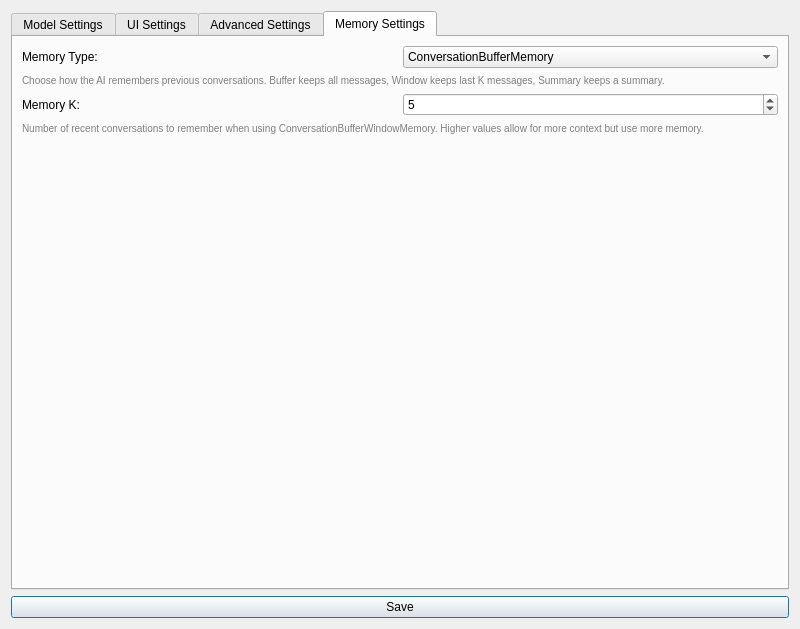
<?xml version="1.0" encoding="UTF-8"?>
<ui version="4.0">
 <class>SettingsDialog</class>
 <widget class="QDialog" name="SettingsDialog">
  <property name="geometry">
   <rect>
    <x>0</x>
    <y>0</y>
    <width>800</width>
    <height>629</height>
   </rect>
  </property>
  <property name="windowTitle">
   <string>Settings</string>
  </property>
  <layout class="QGridLayout" name="gridLayout_main">
   <item row="3" column="0">
    <widget class="QPushButton" name="save_button">
     <property name="text">
      <string>Save</string>
     </property>
    </widget>
   </item>
   <item row="1" column="0">
    <widget class="QTabWidget" name="tabs">
     <property name="currentIndex">
      <number>3</number>
     </property>
     <widget class="QWidget" name="model_tab">
      <attribute name="title">
       <string>Model Settings</string>
      </attribute>
      <layout class="QGridLayout" name="gridLayout_model">
       <item row="0" column="0">
        <layout class="QGridLayout" name="gridLayout_temperature">
         <item row="0" column="0">
          <widget class="QLabel" name="temperature_label">
           <property name="text">
            <string>Temperature:</string>
           </property>
          </widget>
         </item>
         <item row="0" column="1">
          <widget class="QDoubleSpinBox" name="temperature">
           <property name="minimum">
            <double>0.000000000000000</double>
           </property>
           <property name="maximum">
            <double>2.000000000000000</double>
           </property>
           <property name="singleStep">
            <double>0.100000000000000</double>
           </property>
           <property name="value">
            <double>0.800000000000000</double>
           </property>
          </widget>
         </item>
         <item row="2" column="0" colspan="2">
          <widget class="QLabel" name="temperature_explanation">
           <property name="styleSheet">
            <string>font-size: 10px; color: gray;</string>
           </property>
           <property name="text">
            <string>Controls randomness in output. Higher values (e.g., 0.8) make output more random, lower values (e.g., 0.2) make it more focused and deterministic.</string>
           </property>
           <property name="wordWrap">
            <bool>true</bool>
           </property>
          </widget>
         </item>
        </layout>
       </item>
       <item row="1" column="0">
        <layout class="QGridLayout" name="gridLayout_num_ctx">
         <item row="0" column="0">
          <widget class="QLabel" name="num_ctx_label">
           <property name="text">
            <string>Context Length:</string>
           </property>
          </widget>
         </item>
         <item row="0" column="1">
          <widget class="QSpinBox" name="num_ctx">
           <property name="minimum">
            <number>1</number>
           </property>
           <property name="maximum">
            <number>8192</number>
           </property>
           <property name="value">
            <number>2048</number>
           </property>
          </widget>
         </item>
         <item row="2" column="0" colspan="2">
          <widget class="QLabel" name="num_ctx_explanation">
           <property name="styleSheet">
            <string>font-size: 10px; color: gray;</string>
           </property>
           <property name="text">
            <string>The maximum number of tokens the model considers. Larger values allow for more context but may slow down the model.</string>
           </property>
           <property name="wordWrap">
            <bool>true</bool>
           </property>
          </widget>
         </item>
        </layout>
       </item>
       <item row="2" column="0">
        <layout class="QGridLayout" name="gridLayout_max_tokens">
         <item row="0" column="0">
          <widget class="QLabel" name="max_tokens_label">
           <property name="text">
            <string>Max Tokens:</string>
           </property>
          </widget>
         </item>
         <item row="0" column="1">
          <widget class="QSpinBox" name="max_tokens">
           <property name="minimum">
            <number>1</number>
           </property>
           <property name="maximum">
            <number>4096</number>
           </property>
           <property name="value">
            <number>256</number>
           </property>
          </widget>
         </item>
         <item row="3" column="0" colspan="2">
          <widget class="QLabel" name="max_tokens_explanation">
           <property name="styleSheet">
            <string>font-size: 10px; color: gray;</string>
           </property>
           <property name="text">
            <string>The maximum number of tokens to generate in the response. Higher values allow for longer responses but may increase processing time.</string>
           </property>
           <property name="wordWrap">
            <bool>true</bool>
           </property>
          </widget>
         </item>
        </layout>
       </item>
       <item row="3" column="0">
        <layout class="QGridLayout" name="gridLayout_system_prompt">
         <item row="0" column="0">
          <widget class="QLabel" name="system_prompt_label">
           <property name="text">
            <string>System Prompt:</string>
           </property>
          </widget>
         </item>
         <item row="1" column="0">
          <widget class="QTextEdit" name="system_prompt">
           <property name="sizePolicy">
            <sizepolicy hsizetype="Expanding" vsizetype="Preferred">
             <horstretch>0</horstretch>
             <verstretch>0</verstretch>
            </sizepolicy>
           </property>
           <property name="placeholderText">
            <string>Enter system prompt here...</string>
           </property>
          </widget>
         </item>
         <item row="2" column="0">
          <widget class="QLabel" name="system_prompt_explanation">
           <property name="styleSheet">
            <string>font-size: 10px; color: gray;</string>
           </property>
           <property name="text">
            <string>Initial prompt to set the context or behavior for the AI. Use this to guide the AI's responses or set a specific role.</string>
           </property>
           <property name="wordWrap">
            <bool>true</bool>
           </property>
          </widget>
         </item>
        </layout>
       </item>
      </layout>
     </widget>
     <widget class="QWidget" name="ui_tab">
      <attribute name="title">
       <string>UI Settings</string>
      </attribute>
      <layout class="QGridLayout" name="gridLayout_ui">
       <item row="1" column="0">
        <layout class="QGridLayout" name="gridLayout_theme">
         <item row="0" column="0">
          <widget class="QLabel" name="theme_label">
           <property name="text">
            <string>Theme:</string>
           </property>
          </widget>
         </item>
         <item row="0" column="1">
          <widget class="QComboBox" name="theme">
           <item>
            <property name="text">
             <string>Light</string>
            </property>
           </item>
           <item>
            <property name="text">
             <string>Dark</string>
            </property>
           </item>
           <item>
            <property name="text">
             <string>System</string>
            </property>
           </item>
          </widget>
         </item>
         <item row="2" column="0" colspan="2">
          <widget class="QLabel" name="theme_explanation">
           <property name="styleSheet">
            <string>font-size: 10px; color: gray;</string>
           </property>
           <property name="text">
            <string>Choose the color scheme of the application. Light for bright backgrounds, Dark for darker backgrounds, System to match your OS settings.</string>
           </property>
           <property name="wordWrap">
            <bool>true</bool>
           </property>
          </widget>
         </item>
        </layout>
       </item>
       <item row="0" column="0">
        <layout class="QGridLayout" name="gridLayout_font_size">
         <item row="0" column="0">
          <widget class="QLabel" name="font_size_label">
           <property name="text">
            <string>Font Size:</string>
           </property>
          </widget>
         </item>
         <item row="0" column="1">
          <widget class="QSpinBox" name="font_size">
           <property name="minimum">
            <number>8</number>
           </property>
           <property name="maximum">
            <number>24</number>
           </property>
           <property name="value">
            <number>12</number>
           </property>
          </widget>
         </item>
         <item row="2" column="0" colspan="2">
          <widget class="QLabel" name="font_size_explanation">
           <property name="styleSheet">
            <string>font-size: 10px; color: gray;</string>
           </property>
           <property name="text">
            <string>Adjust the size of text in the application. Larger values make text bigger, smaller values make it smaller.</string>
           </property>
           <property name="wordWrap">
            <bool>true</bool>
           </property>
          </widget>
         </item>
        </layout>
       </item>
       <item row="2" column="0">
        <spacer name="verticalSpacer">
         <property name="orientation">
          <enum>Qt::Vertical</enum>
         </property>
         <property name="sizeHint" stdset="0">
          <size>
           <width>20</width>
           <height>40</height>
          </size>
         </property>
        </spacer>
       </item>
      </layout>
     </widget>
     <widget class="QWidget" name="advanced_tab">
      <attribute name="title">
       <string>Advanced Settings</string>
      </attribute>
      <layout class="QGridLayout" name="gridLayout_advanced">
       <item row="5" column="0">
        <layout class="QGridLayout" name="gridLayout_presence_penalty">
         <item row="0" column="0">
          <widget class="QLabel" name="presence_penalty_label">
           <property name="sizePolicy">
            <sizepolicy hsizetype="Preferred" vsizetype="Preferred">
             <horstretch>0</horstretch>
             <verstretch>0</verstretch>
            </sizepolicy>
           </property>
           <property name="text">
            <string>Presence Penalty:</string>
           </property>
          </widget>
         </item>
         <item row="0" column="1">
          <widget class="QDoubleSpinBox" name="presence_penalty">
           <property name="sizePolicy">
            <sizepolicy hsizetype="Preferred" vsizetype="Fixed">
             <horstretch>0</horstretch>
             <verstretch>0</verstretch>
            </sizepolicy>
           </property>
           <property name="minimum">
            <double>-2.000000000000000</double>
           </property>
           <property name="maximum">
            <double>2.000000000000000</double>
           </property>
           <property name="singleStep">
            <double>0.100000000000000</double>
           </property>
           <property name="value">
            <double>0.000000000000000</double>
           </property>
          </widget>
         </item>
         <item row="1" column="0" colspan="2">
          <widget class="QLabel" name="presence_penalty_explanation">
           <property name="styleSheet">
            <string>font-size: 10px; color: gray;</string>
           </property>
           <property name="text">
            <string>Penalizes new tokens based on whether they appear in the text so far. Increases the model's likelihood to talk about new topics.</string>
           </property>
           <property name="wordWrap">
            <bool>true</bool>
           </property>
          </widget>
         </item>
        </layout>
       </item>
       <item row="4" column="0">
        <layout class="QGridLayout" name="gridLayout_stop_sequences">
         <item row="0" column="1">
          <widget class="QLineEdit" name="stop_sequences">
           <property name="sizePolicy">
            <sizepolicy hsizetype="Preferred" vsizetype="Fixed">
             <horstretch>0</horstretch>
             <verstretch>0</verstretch>
            </sizepolicy>
           </property>
           <property name="placeholderText">
            <string>Enter stop sequences separated by commas</string>
           </property>
          </widget>
         </item>
         <item row="0" column="0">
          <widget class="QLabel" name="stop_sequences_label">
           <property name="sizePolicy">
            <sizepolicy hsizetype="Preferred" vsizetype="Preferred">
             <horstretch>0</horstretch>
             <verstretch>0</verstretch>
            </sizepolicy>
           </property>
           <property name="text">
            <string>Stop Sequences:</string>
           </property>
          </widget>
         </item>
         <item row="1" column="0" colspan="2">
          <widget class="QLabel" name="stop_sequences_explanation">
           <property name="styleSheet">
            <string>font-size: 10px; color: gray;</string>
           </property>
           <property name="text">
            <string>Sequences that, when generated, will cause the model to stop. Useful for controlling output format.</string>
           </property>
           <property name="wordWrap">
            <bool>true</bool>
           </property>
          </widget>
         </item>
        </layout>
       </item>
       <item row="11" column="0">
        <layout class="QGridLayout" name="gridLayout_logits_all">
         <item row="0" column="0">
          <widget class="QLabel" name="logits_all_label">
           <property name="sizePolicy">
            <sizepolicy hsizetype="Preferred" vsizetype="Preferred">
             <horstretch>0</horstretch>
             <verstretch>0</verstretch>
            </sizepolicy>
           </property>
           <property name="text">
            <string>Logits All:</string>
           </property>
          </widget>
         </item>
         <item row="0" column="1">
          <widget class="QCheckBox" name="logits_all">
           <property name="sizePolicy">
            <sizepolicy hsizetype="Preferred" vsizetype="Fixed">
             <horstretch>0</horstretch>
             <verstretch>0</verstretch>
            </sizepolicy>
           </property>
          </widget>
         </item>
         <item row="1" column="0" colspan="2">
          <widget class="QLabel" name="logits_all_explanation">
           <property name="styleSheet">
            <string>font-size: 10px; color: gray;</string>
           </property>
           <property name="text">
            <string>Return logits for all tokens. Useful for advanced applications but may slow down inference.</string>
           </property>
           <property name="wordWrap">
            <bool>true</bool>
           </property>
          </widget>
         </item>
        </layout>
       </item>
       <item row="7" column="0">
        <layout class="QGridLayout" name="gridLayout_frequency_penalty">
         <item row="0" column="0">
          <widget class="QLabel" name="frequency_penalty_label">
           <property name="sizePolicy">
            <sizepolicy hsizetype="Preferred" vsizetype="Preferred">
             <horstretch>0</horstretch>
             <verstretch>0</verstretch>
            </sizepolicy>
           </property>
           <property name="text">
            <string>Frequency Penalty:</string>
           </property>
          </widget>
         </item>
         <item row="0" column="1">
          <widget class="QDoubleSpinBox" name="frequency_penalty">
           <property name="sizePolicy">
            <sizepolicy hsizetype="Preferred" vsizetype="Fixed">
             <horstretch>0</horstretch>
             <verstretch>0</verstretch>
            </sizepolicy>
           </property>
           <property name="minimum">
            <double>-2.000000000000000</double>
           </property>
           <property name="maximum">
            <double>2.000000000000000</double>
           </property>
           <property name="singleStep">
            <double>0.100000000000000</double>
           </property>
           <property name="value">
            <double>0.000000000000000</double>
           </property>
          </widget>
         </item>
         <item row="1" column="0" colspan="2">
          <widget class="QLabel" name="frequency_penalty_explanation">
           <property name="styleSheet">
            <string>font-size: 10px; color: gray;</string>
           </property>
           <property name="text">
            <string>Penalizes new tokens based on their existing frequency in the text. Decreases the model's likelihood to repeat the same line verbatim.</string>
           </property>
           <property name="wordWrap">
            <bool>true</bool>
           </property>
          </widget>
         </item>
        </layout>
       </item>
       <item row="8" column="0">
        <layout class="QGridLayout" name="gridLayout_f16_kv">
         <item row="0" column="1">
          <widget class="QCheckBox" name="f16_kv">
           <property name="sizePolicy">
            <sizepolicy hsizetype="Preferred" vsizetype="Fixed">
             <horstretch>0</horstretch>
             <verstretch>0</verstretch>
            </sizepolicy>
           </property>
          </widget>
         </item>
         <item row="0" column="0">
          <widget class="QLabel" name="f16_kv_label">
           <property name="sizePolicy">
            <sizepolicy hsizetype="Preferred" vsizetype="Preferred">
             <horstretch>0</horstretch>
             <verstretch>0</verstretch>
            </sizepolicy>
           </property>
           <property name="text">
            <string>Use F16 KV:</string>
           </property>
          </widget>
         </item>
         <item row="1" column="0" colspan="2">
          <widget class="QLabel" name="f16_kv_explanation">
           <property name="styleSheet">
            <string>font-size: 10px; color: gray;</string>
           </property>
           <property name="text">
            <string>Use half-precision (16-bit) for key/value cache. Can speed up inference but might slightly reduce quality.</string>
           </property>
           <property name="wordWrap">
            <bool>true</bool>
           </property>
          </widget>
         </item>
        </layout>
       </item>
       <item row="10" column="0">
        <layout class="QGridLayout" name="gridLayout_vocab_only">
         <item row="0" column="0">
          <widget class="QLabel" name="vocab_only_label">
           <property name="sizePolicy">
            <sizepolicy hsizetype="Preferred" vsizetype="Preferred">
             <horstretch>0</horstretch>
             <verstretch>0</verstretch>
            </sizepolicy>
           </property>
           <property name="text">
            <string>Vocab Only:</string>
           </property>
          </widget>
         </item>
         <item row="0" column="1">
          <widget class="QCheckBox" name="vocab_only">
           <property name="sizePolicy">
            <sizepolicy hsizetype="Preferred" vsizetype="Fixed">
             <horstretch>0</horstretch>
             <verstretch>0</verstretch>
            </sizepolicy>
           </property>
          </widget>
         </item>
         <item row="1" column="0" colspan="2">
          <widget class="QLabel" name="vocab_only_explanation">
           <property name="styleSheet">
            <string>font-size: 10px; color: gray;</string>
           </property>
           <property name="text">
            <string>Only return the vocabulary without generating text. Useful for inspecting the model's vocabulary.</string>
           </property>
           <property name="wordWrap">
            <bool>true</bool>
           </property>
          </widget>
         </item>
        </layout>
       </item>
       <item row="0" column="0">
        <layout class="QGridLayout" name="gridLayout_top_p">
         <item row="0" column="0">
          <widget class="QLabel" name="top_p_label">
           <property name="sizePolicy">
            <sizepolicy hsizetype="Preferred" vsizetype="Preferred">
             <horstretch>0</horstretch>
             <verstretch>0</verstretch>
            </sizepolicy>
           </property>
           <property name="text">
            <string>Top P:</string>
           </property>
          </widget>
         </item>
         <item row="0" column="1">
          <widget class="QDoubleSpinBox" name="top_p">
           <property name="sizePolicy">
            <sizepolicy hsizetype="Preferred" vsizetype="Fixed">
             <horstretch>0</horstretch>
             <verstretch>0</verstretch>
            </sizepolicy>
           </property>
           <property name="minimum">
            <double>0.000000000000000</double>
           </property>
           <property name="maximum">
            <double>1.000000000000000</double>
           </property>
           <property name="singleStep">
            <double>0.050000000000000</double>
           </property>
           <property name="value">
            <double>0.900000000000000</double>
           </property>
          </widget>
         </item>
         <item row="1" column="0" colspan="2">
          <widget class="QLabel" name="top_p_explanation">
           <property name="styleSheet">
            <string>font-size: 10px; color: gray;</string>
           </property>
           <property name="text">
            <string>Nucleus sampling: selects from the smallest set of tokens whose cumulative probability exceeds P. Balances diversity and quality.</string>
           </property>
           <property name="wordWrap">
            <bool>true</bool>
           </property>
          </widget>
         </item>
        </layout>
       </item>
       <item row="2" column="0">
        <layout class="QGridLayout" name="gridLayout_repeat_penalty">
         <item row="0" column="0">
          <widget class="QLabel" name="repeat_penalty_label">
           <property name="sizePolicy">
            <sizepolicy hsizetype="Preferred" vsizetype="Preferred">
             <horstretch>0</horstretch>
             <verstretch>0</verstretch>
            </sizepolicy>
           </property>
           <property name="text">
            <string>Repeat Penalty:</string>
           </property>
          </widget>
         </item>
         <item row="0" column="1">
          <widget class="QDoubleSpinBox" name="repeat_penalty">
           <property name="sizePolicy">
            <sizepolicy hsizetype="Preferred" vsizetype="Fixed">
             <horstretch>0</horstretch>
             <verstretch>0</verstretch>
            </sizepolicy>
           </property>
           <property name="minimum">
            <double>0.000000000000000</double>
           </property>
           <property name="maximum">
            <double>2.000000000000000</double>
           </property>
           <property name="singleStep">
            <double>0.100000000000000</double>
           </property>
           <property name="value">
            <double>1.100000000000000</double>
           </property>
          </widget>
         </item>
         <item row="1" column="0" colspan="2">
          <widget class="QLabel" name="repeat_penalty_explanation">
           <property name="styleSheet">
            <string>font-size: 10px; color: gray;</string>
           </property>
           <property name="text">
            <string>Penalizes repetition in generated text. Higher values (&gt;1.0) reduce repetition, lower values allow more repetition.</string>
           </property>
           <property name="wordWrap">
            <bool>true</bool>
           </property>
          </widget>
         </item>
        </layout>
       </item>
       <item row="1" column="0">
        <layout class="QGridLayout" name="gridLayout_top_k">
         <item row="0" column="0">
          <widget class="QLabel" name="top_k_label">
           <property name="sizePolicy">
            <sizepolicy hsizetype="Preferred" vsizetype="Preferred">
             <horstretch>0</horstretch>
             <verstretch>0</verstretch>
            </sizepolicy>
           </property>
           <property name="text">
            <string>Top K:</string>
           </property>
          </widget>
         </item>
         <item row="0" column="1">
          <widget class="QSpinBox" name="top_k">
           <property name="sizePolicy">
            <sizepolicy hsizetype="Preferred" vsizetype="Fixed">
             <horstretch>0</horstretch>
             <verstretch>0</verstretch>
            </sizepolicy>
           </property>
           <property name="minimum">
            <number>1</number>
           </property>
           <property name="maximum">
            <number>100</number>
           </property>
           <property name="value">
            <number>40</number>
           </property>
          </widget>
         </item>
         <item row="1" column="0" colspan="2">
          <widget class="QLabel" name="top_k_explanation">
           <property name="styleSheet">
            <string>font-size: 10px; color: gray;</string>
           </property>
           <property name="text">
            <string>Limits the next token selection to the K most likely tokens. Lower values increase focus, higher values increase diversity.</string>
           </property>
           <property name="wordWrap">
            <bool>true</bool>
           </property>
          </widget>
         </item>
        </layout>
       </item>
       <item row="6" column="0">
        <layout class="QGridLayout" name="gridLayout_repeat_last_n">
         <item row="0" column="0">
          <widget class="QLabel" name="repeat_last_n_label">
           <property name="sizePolicy">
            <sizepolicy hsizetype="Preferred" vsizetype="Preferred">
             <horstretch>0</horstretch>
             <verstretch>0</verstretch>
            </sizepolicy>
           </property>
           <property name="text">
            <string>Repeat Last N:</string>
           </property>
          </widget>
         </item>
         <item row="0" column="1">
          <widget class="QSpinBox" name="repeat_last_n">
           <property name="sizePolicy">
            <sizepolicy hsizetype="Preferred" vsizetype="Fixed">
             <horstretch>0</horstretch>
             <verstretch>0</verstretch>
            </sizepolicy>
           </property>
           <property name="minimum">
            <number>0</number>
           </property>
           <property name="maximum">
            <number>2048</number>
           </property>
           <property name="value">
            <number>64</number>
           </property>
          </widget>
         </item>
         <item row="1" column="0" colspan="2">
          <widget class="QLabel" name="repeat_last_n_explanation">
           <property name="styleSheet">
            <string>font-size: 10px; color: gray;</string>
           </property>
           <property name="text">
            <string>Number of tokens to consider for repeat penalty. Larger values consider more context to avoid repetition.</string>
           </property>
           <property name="wordWrap">
            <bool>true</bool>
           </property>
          </widget>
         </item>
        </layout>
       </item>
       <item row="3" column="0">
        <layout class="QGridLayout" name="gridLayout_seed">
         <item row="0" column="1">
          <widget class="QSpinBox" name="seed">
           <property name="sizePolicy">
            <sizepolicy hsizetype="Preferred" vsizetype="Fixed">
             <horstretch>0</horstretch>
             <verstretch>0</verstretch>
            </sizepolicy>
           </property>
           <property name="minimum">
            <number>-1</number>
           </property>
           <property name="maximum">
            <number>2147483647</number>
           </property>
           <property name="value">
            <number>-1</number>
           </property>
          </widget>
         </item>
         <item row="0" column="0">
          <widget class="QLabel" name="seed_label">
           <property name="sizePolicy">
            <sizepolicy hsizetype="Preferred" vsizetype="Preferred">
             <horstretch>0</horstretch>
             <verstretch>0</verstretch>
            </sizepolicy>
           </property>
           <property name="text">
            <string>Seed:</string>
           </property>
          </widget>
         </item>
         <item row="1" column="0" colspan="2">
          <widget class="QLabel" name="seed_explanation">
           <property name="styleSheet">
            <string>font-size: 10px; color: gray;</string>
           </property>
           <property name="text">
            <string>Random seed for reproducibility. Set to -1 for random results, or use a specific number for consistent outputs.</string>
           </property>
           <property name="wordWrap">
            <bool>true</bool>
           </property>
          </widget>
         </item>
        </layout>
       </item>
      </layout>
     </widget>
     <widget class="QWidget" name="memory_tab">
      <attribute name="title">
       <string>Memory Settings</string>
      </attribute>
      <layout class="QGridLayout" name="gridLayout_memory">
       <item row="0" column="0">
        <layout class="QGridLayout" name="gridLayout_memory_type">
         <item row="0" column="0">
          <widget class="QLabel" name="memory_type_label">
           <property name="text">
            <string>Memory Type:</string>
           </property>
          </widget>
         </item>
         <item row="0" column="1">
          <widget class="QComboBox" name="memory_type">
           <item>
            <property name="text">
             <string>ConversationBufferMemory</string>
            </property>
           </item>
           <item>
            <property name="text">
             <string>ConversationBufferWindowMemory</string>
            </property>
           </item>
           <item>
            <property name="text">
             <string>ConversationSummaryMemory</string>
            </property>
           </item>
          </widget>
         </item>
         <item row="2" column="0" colspan="2">
          <widget class="QLabel" name="memory_type_explanation">
           <property name="styleSheet">
            <string>font-size: 10px; color: gray;</string>
           </property>
           <property name="text">
            <string>Choose how the AI remembers previous conversations. Buffer keeps all messages, Window keeps last K messages, Summary keeps a summary.</string>
           </property>
           <property name="wordWrap">
            <bool>true</bool>
           </property>
          </widget>
         </item>
        </layout>
       </item>
       <item row="1" column="0">
        <layout class="QGridLayout" name="gridLayout_memory_k">
         <item row="0" column="0">
          <widget class="QLabel" name="memory_k_label">
           <property name="text">
            <string>Memory K:</string>
           </property>
          </widget>
         </item>
         <item row="0" column="1">
          <widget class="QSpinBox" name="memory_k">
           <property name="minimum">
            <number>1</number>
           </property>
           <property name="maximum">
            <number>100</number>
           </property>
           <property name="value">
            <number>5</number>
           </property>
          </widget>
         </item>
         <item row="2" column="0" colspan="2">
          <widget class="QLabel" name="memory_k_explanation">
           <property name="styleSheet">
            <string>font-size: 10px; color: gray;</string>
           </property>
           <property name="text">
            <string>Number of recent conversations to remember when using ConversationBufferWindowMemory. Higher values allow for more context but use more memory.</string>
           </property>
           <property name="wordWrap">
            <bool>true</bool>
           </property>
          </widget>
         </item>
        </layout>
       </item>
       <item row="2" column="0">
        <spacer name="verticalSpacer_2">
         <property name="orientation">
          <enum>Qt::Vertical</enum>
         </property>
         <property name="sizeHint" stdset="0">
          <size>
           <width>20</width>
           <height>40</height>
          </size>
         </property>
        </spacer>
       </item>
      </layout>
     </widget>
    </widget>
   </item>
  </layout>
 </widget>
 <resources/>
 <connections/>
</ui>
